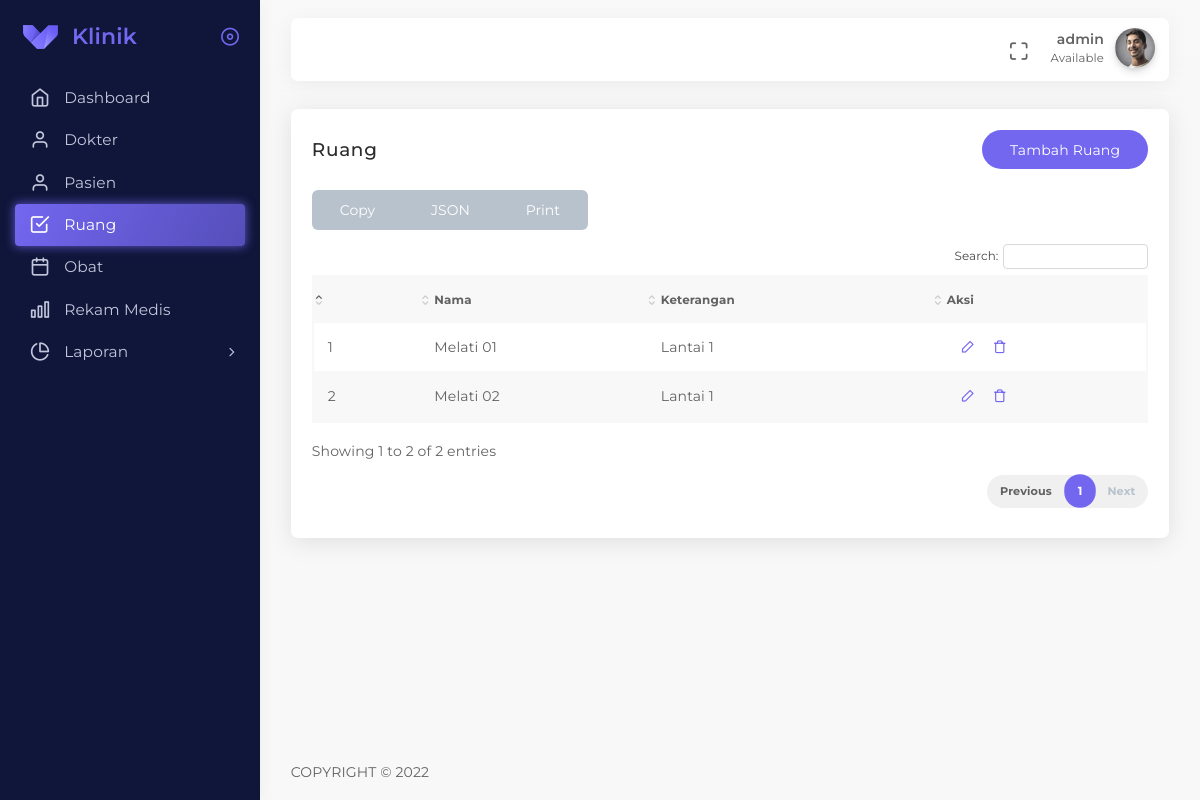
The app's page /app/templates/layout.php?page=ruang (signed in) with its own data.
### tables this page shows
CREATE TABLE IF NOT EXISTS `ruang` (
`id` int(11) NOT NULL,
  `nama_ruang` varchar(128) NOT NULL,
  `keterangan` text,
  `created_at` datetime DEFAULT CURRENT_TIMESTAMP,
  `updated_at` datetime DEFAULT NULL,
  `deleted_at` datetime DEFAULT NULL,
  `created_by` int(11) DEFAULT NULL,
  `updated_by` int(11) DEFAULT NULL,
  `deleted_by` int(11) NOT NULL
);

### app/functions/MY_model.php (called while the page is built, shortened)
<?php
$conn = mysqli_connect('localhost', 'root', '', 'test_klinik');
function get($query)
{
  global $conn;
  $query = mysqli_query($conn, $query);
  $rows = [];
  while ($row = mysqli_fetch_assoc($query)) {
    $rows[] = $row;
  }
  return $rows;
}

### app/ruang/views/index.php (the view, shortened to what this page needs)
<?php
require_once 'app/functions/MY_model.php';
$ruangs = get("SELECT * FROM ruang");
$no = 1;
?>
<section id="column-selectors">
  <div class="row">
    <div class="col-12">
      <div class="card">
        <div class="card-header">
          <h4 class="card-title">Ruang</h4>
          <a href="?page=tambah-ruang" class="btn btn-primary round waves-effect waves-light">
            Tambah Ruang
          </a>
        </div>
        <div class="card-content">
          <div class="card-body card-dashboard">
            <div class="table-responsive">
              <table class="table table-striped dataex-html5-selectors">
                <thead>
                  <tr>
                    <th></th>
                    <th>Nama</th>
                    <th>Keterangan</th>
                    <th>Aksi</th>
                  </tr>
                </thead>
                <tbody>
                  <?php foreach ($ruangs as $ruang) : ?>
                    <tr>
                      <td><?= $no++ ?></td>
                      <td><?= $ruang['nama_ruang']; ?></td>
                      <td><?= $ruang['keterangan']; ?></td>
                      <td>
                        <a href="?page=edit-ruang&id=<?= $ruang['id']; ?>"><i class="m-1 feather icon-edit-2"></i></a>
                        <a href="?page=hapus-ruang&id=<?= $ruang['id']; ?>" class="btn-hapus"><i class="feather icon-trash"></i></a>
                      </td>
                    </tr>
                  <?php endforeach; ?>
                </tbody>
              </table>
            </div>
          </div>
        </div>
      </div>
    </div>
  </div>
</section>

### records on screen
ruang: nama_ruang "Melati 01", keterangan "Lantai 1"
ruang: nama_ruang "Melati 02", keterangan "Lantai 1"

### other values on screen
$_SESSION['user']['username'] "admin"
